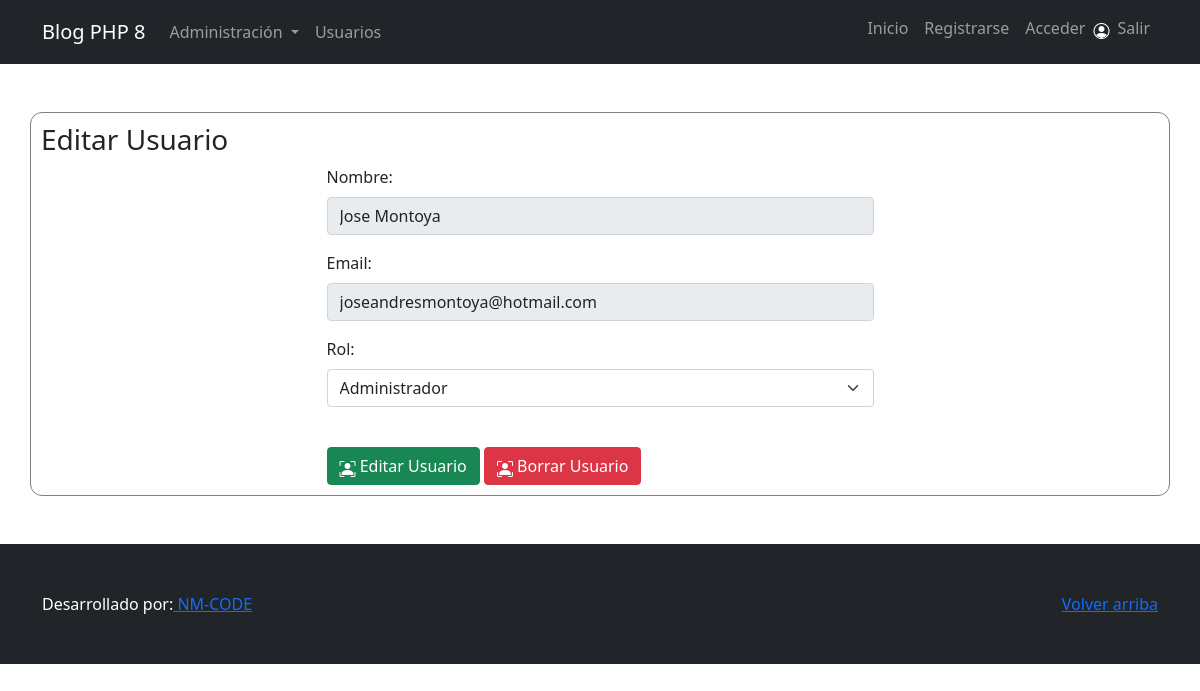
The page /admin/editar_usuario.php?id=1 on the database its author committed.
### tables this page shows
CREATE TABLE `usuarios` (
  `id` int(11) NOT NULL,
  `nombre` varchar(255) NOT NULL,
  `email` varchar(255) NOT NULL,
  `password` varchar(255) NOT NULL,
  `rol_id` int(11) NOT NULL,
  `fecha_creacion` datetime NOT NULL DEFAULT current_timestamp()
);

CREATE TABLE `roles` (
  `id` int(11) NOT NULL,
  `nombre` varchar(255) NOT NULL
);

### models/Usuario.php (called while the page is built, shortened)
<?php
class Usuario{
    private $conn;
    private $table = 'usuarios';
    public function __construct($db)
    {
        $this->conn = $db;
    }
    public function leer_individual($id)
    {
        $sql = 'SELECT
                    u.id AS usuario_id,
                    u.nombre AS usuario_nombre,
                    u.email AS usuario_email,
                    u.fecha_creacion AS usuario_fecha_creacion,
                    r.nombre AS rol
                FROM ' . $this->table .
                ' u INNER JOIN roles r
                ON r.id = u.rol_id
                WHERE u.id = :id
                LIMIT 0,1';
        $stmt = $this->conn->prepare($sql);
        $stmt->bindParam(':id', $id, PDO::PARAM_INT);
        $stmt->execute();
        $usuario = $stmt->fetch(PDO::FETCH_OBJ);
        return $usuario;
    }
}
?>

### admin/editar_usuario.php (the view, shortened to what this page needs)
<?php include("../includes/header.php") ?>
<?php
$baseDatos = new Basemysql();
$db = $baseDatos->connect();
if (isset($_GET['id'])) {
    $id = $_GET['id'];
    $usuario = new Usuario($db);
    $resultado = $usuario->leer_individual($id);
}
?>
<div class="row">
    <div class="col-sm-6">
        <h3>Editar Usuario</h3>
    </div>
</div>
<div class="row">
    <div class="col-sm-6 offset-3">
        <form method="POST" action="">
            <div class="mb-3">
                <label for="nombre" class="form-label">Nombre:</label>
                <input type="text" class="form-control" name="nombre" id="nombre" placeholder="Ingresa el nombre" value="<?php echo $resultado->usuario_nombre; ?>" readonly>
            </div>
            <div class="mb-3">
                <label for="email" class="form-label">Email:</label>
                <input type="email" class="form-control" name="email" id="email" placeholder="Ingresa el email" value="<?php echo $resultado->usuario_email; ?>" readonly>
            </div>
            <div class="mb-3">
                <label for="rol" class="form-label">Rol:</label>
                <select class="form-select" aria-label="Default select example" name="rol">
                    <option value="1" <?php if ($resultado->rol == "Administrador") { echo "selected"; } ?>>Administrador</option>
                </select>
            </div>
            <br />
            <button type="submit" name="editarUsuario" class="btn btn-success float-left"><i class="bi bi-person-bounding-box"></i> Editar Usuario</button>
            <button type="submit" name="borrarUsuario" class="btn btn-danger float-right"><i class="bi bi-person-bounding-box"></i> Borrar Usuario</button>
        </form>
    </div>
</div>
<?php include("../includes/footer.php") ?>

### rows shown on the page
usuarios: nombre "Jose Montoya", email "joseandresmontoya@hotmail.com"
roles: rol "Administrador"
